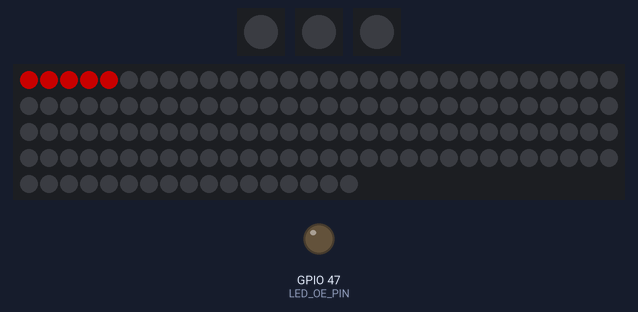
Bench run of a sketch on a simulated ESP32-S3. Shown: 3 × 1 RGB LEDs in strip order, left to right, 137 RGB LEDs in strip order, left to right, continuing on the next row, output pins drawn as LEDs (lit = HIGH). Dim RGB values are drawn brighter than linear; what the sketch prints to the serial monitor is not drawn.

Above: at 2.6 s.
Timing chart, 0 to 4.1 s (numbered marks = the images above):
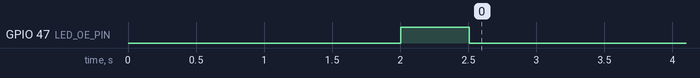

The sketch:

test_segments.ino
```cpp
/*
 * LED Segment Test - Find Data Break
 * Tests each perimeter segment individually
 *
 * Segments:
 * - Bottom: LEDs 0-36 (37 LEDs, 6 tiles)
 * - Left: LEDs 37-70 (34 LEDs, 4 tiles)
 * - Top: LEDs 71-104 (34 LEDs, 6 tiles)
 * - Right: LEDs 105-136 (32 LEDs, 4 tiles)
 */

#include <Adafruit_NeoPixel.h>

#define LED_PIN    16
#define LED_OE_PIN 47
#define LED_COUNT  137
#define ONBOARD_LED_PIN 48  // ESP32-S3 onboard RGB LED (often a WS2812/NeoPixel)

Adafruit_NeoPixel strip(LED_COUNT, LED_PIN, NEO_GRB + NEO_KHZ800);
Adafruit_NeoPixel onboard(1, ONBOARD_LED_PIN, NEO_GRB + NEO_KHZ800);
Adafruit_NeoPixel onboard38(1, 38, NEO_GRB + NEO_KHZ800);
Adafruit_NeoPixel onboard2(1, 2, NEO_GRB + NEO_KHZ800);

static void turnOffOnboardLEDs() {
  // Some ESP32-S3 boards have an onboard WS2812 on GPIO48, others on different pins.
  onboard.begin();
  onboard.clear();
  onboard.show();

  onboard38.begin();
  onboard38.clear();
  onboard38.show();

  onboard2.begin();
  onboard2.clear();
  onboard2.show();

  pinMode(48, OUTPUT);
  digitalWrite(48, LOW);
  pinMode(38, OUTPUT);
  digitalWrite(38, LOW);
  pinMode(2, OUTPUT);
  digitalWrite(2, LOW);
}

void setup() {
  Serial.begin(115200);
  delay(2000);

  // Turn off onboard LED(s) as best as possible.
  // If it still stays ON, it's likely a power LED and cannot be controlled.
  turnOffOnboardLEDs();

  Serial.println("\n\n==============================");
  Serial.println("  LED SEGMENT TEST");
  Serial.println("==============================\n");

  pinMode(LED_OE_PIN, OUTPUT);
  digitalWrite(LED_OE_PIN, HIGH);

  strip.begin();
  strip.clear();
  strip.show();

  delay(500);
  digitalWrite(LED_OE_PIN, LOW);

  Serial.println("Testing segments one by one...\n");

  // Test bottom segment
  Serial.println("1) BOTTOM segment (LEDs 0-36):");
  Serial.println("   Lighting first 5 LEDs...");
  for(int i = 0; i <= 4; i++) {
    strip.setPixelColor(i, strip.Color(100, 0, 0));
  }
  strip.show();
  delay(3000);

  Serial.println("   Lighting last 5 LEDs of bottom...");
  strip.clear();
  for(int i = 32; i <= 36; i++) {
    strip.setPixelColor(i, strip.Color(0, 100, 0));
  }
  strip.show();
  delay(3000);

  // Test left segment
  Serial.println("\n2) LEFT segment (LEDs 37-70):");
  Serial.println("   Lighting first 5 LEDs...");
  strip.clear();
  for(int i = 37; i <= 41; i++) {
    strip.setPixelColor(i, strip.Color(0, 0, 100));
  }
  strip.show();
  delay(3000);

  Serial.println("   Lighting last 5 LEDs of left...");
  strip.clear();
  for(int i = 66; i <= 70; i++) {
    strip.setPixelColor(i, strip.Color(100, 100, 0));
  }
  strip.show();
  delay(3000);

  // Test top segment
  Serial.println("\n3) TOP segment (LEDs 71-104):");
  Serial.println("   Lighting first 5 LEDs...");
  strip.clear();
  for(int i = 71; i <= 75; i++) {
    strip.setPixelColor(i, strip.Color(100, 0, 100));
  }
  strip.show();
  delay(3000);

  Serial.println("   Lighting last 5 LEDs of top...");
  strip.clear();
  for(int i = 100; i <= 104; i++) {
    strip.setPixelColor(i, strip.Color(0, 100, 100));
  }
  strip.show();
  delay(3000);

  // Test right segment
  Serial.println("\n4) RIGHT segment (LEDs 105-136):");
  Serial.println("   Lighting first 5 LEDs...");
  strip.clear();
  for(int i = 105; i <= 109; i++) {
    strip.setPixelColor(i, strip.Color(100, 50, 0));
  }
  strip.show();
  delay(3000);

  Serial.println("   Lighting last 5 LEDs of right...");
  strip.clear();
  for(int i = 132; i <= 136; i++) {
    strip.setPixelColor(i, strip.Color(50, 100, 50));
  }
  strip.show();
  delay(3000);

  Serial.println("\n==============================");
  Serial.println("Which LEDs actually lit up?");
  Serial.println("This tells us where the break is!");
  Serial.println("==============================\n");

  // All segments slow chase
  Serial.println("Starting full perimeter chase...");
}

void loop() {
  // Chase around perimeter
  for(int i = 0; i < LED_COUNT; i++) {
    strip.clear();
    strip.setPixelColor(i, strip.Color(255, 0, 0));
    strip.show();
    Serial.printf("LED %d", i);

    // Indicate segment
    if(i >= 0 && i <= 36) Serial.println(" (BOTTOM)");
    else if(i >= 37 && i <= 70) Serial.println(" (LEFT)");
    else if(i >= 71 && i <= 104) Serial.println(" (TOP)");
    else Serial.println(" (RIGHT)");

    delay(100);
  }
}
```
